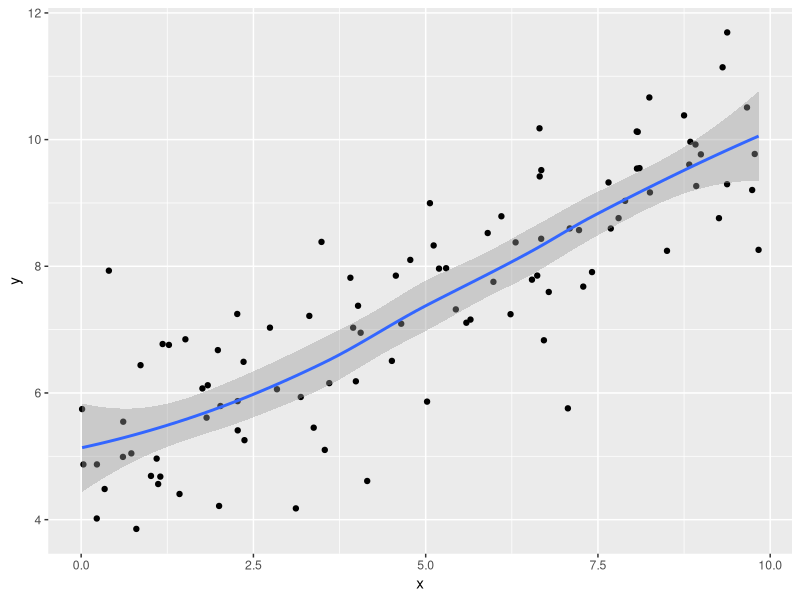

Source code (R): (Note: this script raises an error after producing the figure.)
## ---- chunk 1
options(htmltools.dir.version = FALSE)
library(knitr)
knitr::opts_chunk$set(
	fig.align = "center",
	out.width="80%",
	fig.height=4.5,
	cache = TRUE,
	dpi = 300
)
## ---- chunk 2
library(ggplot2)
df = data.frame(x = runif(100, 0, 10))
df$y = 5 + df$x * 0.5 + rnorm(100, 0, 1)
ggplot(df, aes(x, y)) + geom_point() + geom_smooth()
## ---- chunk 3
include_graphics("img/black-box-general.png")
## ---- chunk 4
include_graphics("img/black-box-general.png")
## ---- chunk 5
include_graphics("img/black-box-physics1.png")
## ---- chunk 6
include_graphics("img/black-box-physics2.png")
## ---- chunk 7
include_graphics("img/black-box-general.png")
## ---- chunk 8
include_graphics("img/potential_outcomes.PNG")
